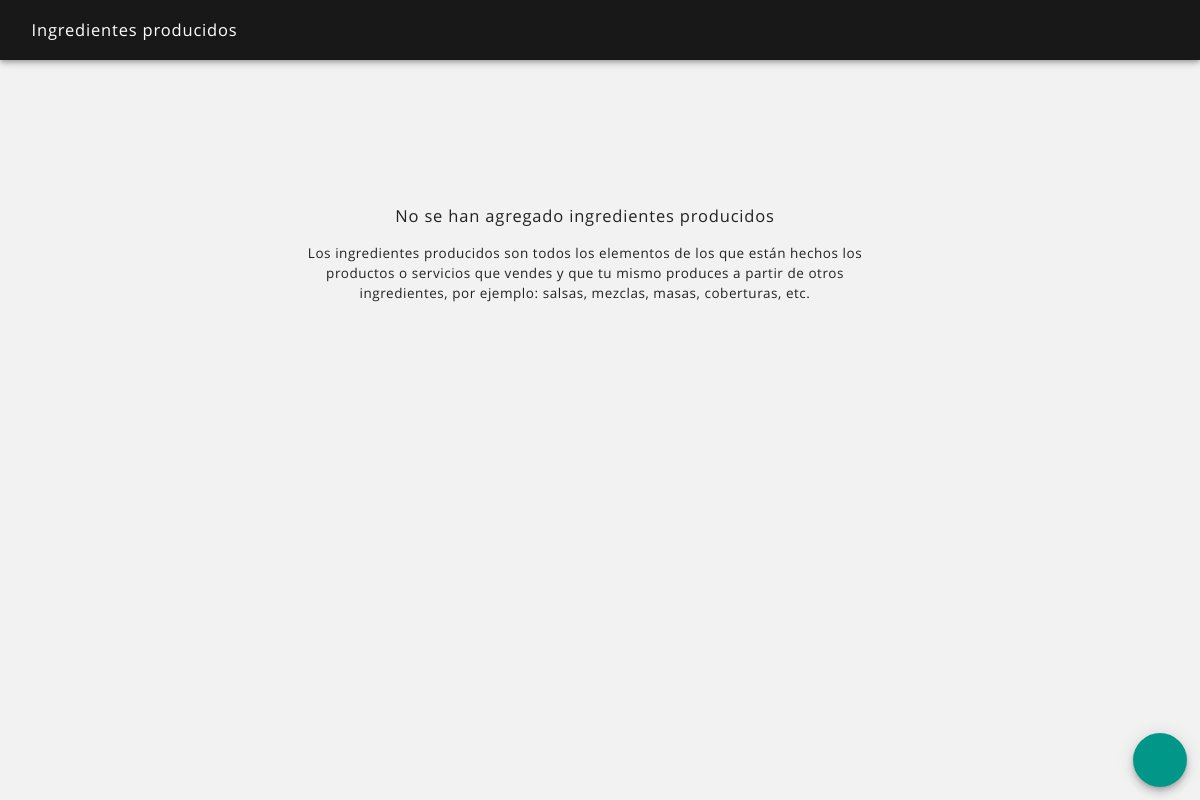
/ingredientes_producidos_ver.php (signed in), run on an earlier commit of the app's database.
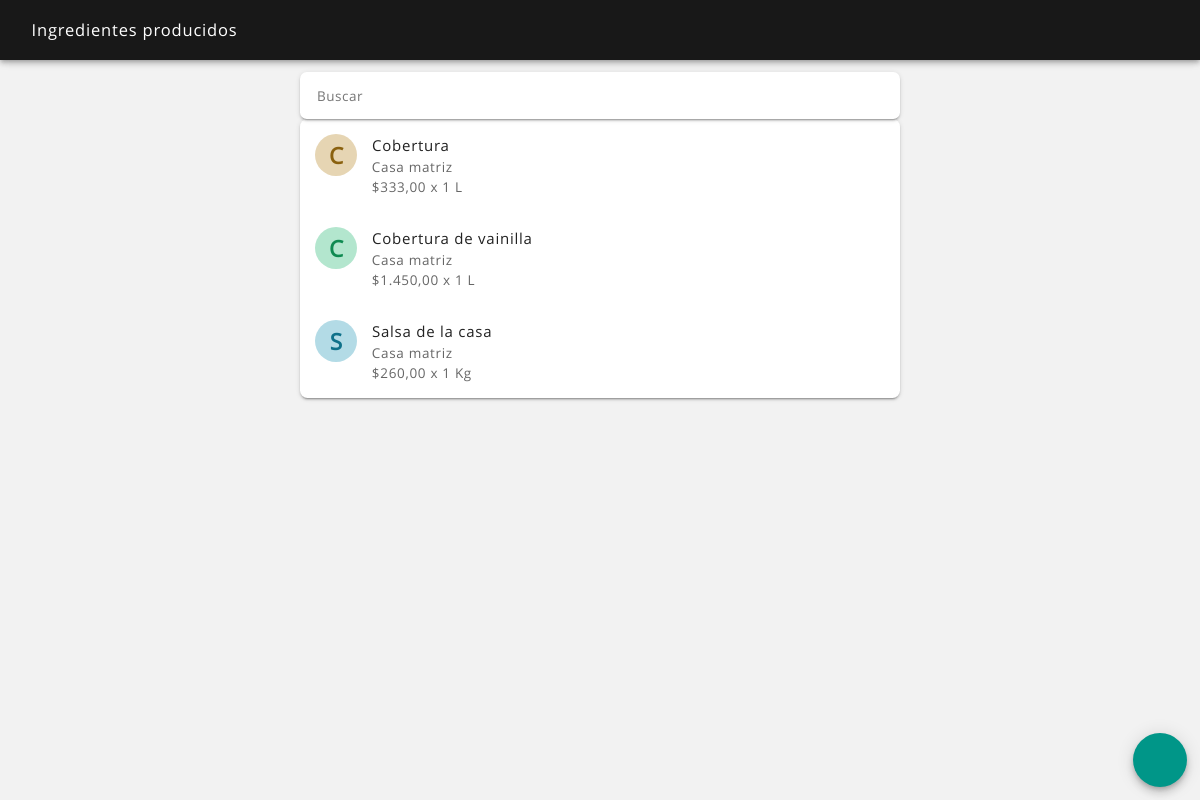
And on a later commit of the database.
### tables this page shows
CREATE TABLE `ingrediente` (
  `ingrediente_id` int(11) NOT NULL,
  `fecha_alta` datetime NOT NULL,
  `fecha_mod` datetime NOT NULL,
  `fecha_baja` datetime NOT NULL,
  `usuario_alta` int(11) NOT NULL,
  `usuario_mod` int(11) NOT NULL,
  `usuario_baja` int(11) NOT NULL,
  `estado` text NOT NULL,
  `ingrediente` text NOT NULL,
  `tipo` text NOT NULL,
  `unidad_minima` text NOT NULL,
  `unidad_compra` text NOT NULL,
  `costo_unidad_minima` text NOT NULL,
  `costo_unidad_compra` text NOT NULL,
  `preparacion` text NOT NULL,
  `cantidad_unidad_compra` text NOT NULL,
  `proveedor_id` int(11) NOT NULL,
  `productor_id` text NOT NULL
);

CREATE TABLE `productor` (
  `productor_id` int(11) NOT NULL,
  `fecha_alta` datetime NOT NULL,
  `fecha_mod` datetime NOT NULL,
  `fecha_baja` datetime NOT NULL,
  `usuario_alta` int(11) NOT NULL,
  `usuario_mod` int(11) NOT NULL,
  `usuario_baja` int(11) NOT NULL,
  `estado` text NOT NULL,
  `productor` text NOT NULL,
  `documento_tipo` text NOT NULL,
  `documento_numero` text NOT NULL,
  `tipo` text NOT NULL,
  `correo` text NOT NULL,
  `contacto` text NOT NULL,
  `telefono` text NOT NULL,
  `direccion` text NOT NULL,
  `cuenta_bancaria` text NOT NULL,
  `imagen` text NOT NULL,
  `imagen_nombre` text NOT NULL
);

### sis/avatar_color.php (called while the page is built)
<?php
$pla = ord(strtolower($avatar_nombre[0]));
$ula = ord(substr($avatar_nombre, -1));
$lca = strlen($avatar_nombre);
$sca = $pla + $ula + $lca + $avatar_id;
$sca = $sca << 5;
$ab_hue = $sca;
$ab_sat = "50%";
$ab_lig = "80%";
$at_hue = $sca;
$at_sat = "80%";
$at_lig = "30%";
?>

### ingredientes_producidos_ver.php (the view, shortened to what this page needs)
<?php
include ("sis/nombre_sesion.php");
?>
<?php
if(isset($_POST['busqueda'])) $busqueda = $_POST['busqueda']; elseif(isset($_GET['busqueda'])) $busqueda = $_GET['busqueda']; else $busqueda = null;
if(isset($_POST['body_snack'])) $body_snack = $_POST['body_snack']; elseif(isset($_GET['body_snack'])) $body_snack = $_GET['body_snack']; else $body_snack = null;
?>
<!DOCTYPE html>
<html lang="es">
<head>
    <?php
    include ("partes/head.php");
    ?>
</head>
<body <?php echo $body_snack; ?>>
<header class="rdm-toolbar--contenedor">
    <div class="rdm-toolbar--fila">
        <div class="rdm-toolbar--izquierda">
            <h2 class="rdm-toolbar--titulo">Ingredientes producidos</h2>
        </div>
    </div>
</header>
<main class="rdm--contenedor-toolbar">
    <?php
    $consulta = $conexion->query("SELECT * FROM ingrediente WHERE tipo = 'producido' and estado = 'activo' ORDER BY ingrediente");
    if ($consulta->num_rows == 0)
    {
        ?>
        <div class="rdm-vacio--caja">
            <p class="rdm-tipografia--subtitulo1">No se han agregado ingredientes producidos</p>
            <p class="rdm-tipografia--cuerpo1--margen-ajustada">Los ingredientes producidos son todos los elementos de los que están hechos los productos o servicios que vendes y que tu mismo produces a partir de otros ingredientes, por ejemplo: salsas, mezclas, masas, coberturas, etc.</p>
        </div>
        <?php
    }
    else
    {   ?>
        <input type="search" name="busqueda" id="busqueda" value="<?php echo "$busqueda"; ?>" placeholder="Buscar" maxlength="30" autofocus autocomplete="off" onKeyUp="buscar();" onFocus="buscar();" />
        <section class="rdm-lista">
        <?php
        while ($fila = $consulta->fetch_assoc())
        {
            $ingrediente_producido_id = $fila['ingrediente_id'];
            $ingrediente = $fila['ingrediente'];
            $unidad_compra = $fila['unidad_compra'];
            $cantidad_unidad_compra = $fila['cantidad_unidad_compra'];
            $productor_id = $fila['productor_id'];
            $avatar_id = $ingrediente_producido_id;
            $avatar_nombre = "$ingrediente";
            include ("sis/avatar_color.php");
            $imagen = '<div class="rdm-lista--avatar-color" style="background-color: hsl('.$ab_hue.', '.$ab_sat.', '.$ab_lig.'); color: hsl('.$at_hue.', '.$at_sat.', '.$at_lig.');"><span class="rdm-lista--avatar-texto">'.strtoupper(substr($avatar_nombre, 0, 1)).'</span></div>';
            $consulta2 = $conexion->query("SELECT * FROM productor WHERE productor_id = $productor_id");
            if ($filas2 = $consulta2->fetch_assoc())
            {
                $productor = $filas2['productor'];
            }
            else
            {
                $productor = "";
            }
            $consulta_costo = $conexion->query("SELECT * FROM ingrediente_producido_composicion WHERE ingrediente_producido_id = '$ingrediente_producido_id' ORDER BY fecha_alta DESC");
            if ($consulta_costo->num_rows != 0)
            {
                $composicion_costo = 0;
                while ($fila = $consulta_costo->fetch_assoc())
                {
                    $cantidad = $fila['cantidad'];
                    $ingrediente_id = $fila['ingrediente_id'];
                    $consulta2 = $conexion->query("SELECT * FROM ingrediente WHERE ingrediente_id = $ingrediente_id");
                    if ($filas2 = $consulta2->fetch_assoc())
                    {
                        $costo_unidad_minima_c = $filas2['costo_unidad_minima'];
                    }
                    else
                    {
                        $unidad_minima_c = "unid";
                        $costo_unidad_minima_c = 0;
                    }
                    $ingrediente_costo = $costo_unidad_minima_c * $cantidad;
                    $composicion_costo = $composicion_costo + $ingrediente_costo;
                }
                $costo_valor = $composicion_costo;
            }
            else
            {
                $costo_valor = 0;
            }
            ?>
            <a href="ingredientes_producidos_detalle.php?ingrediente_producido_id=<?php echo "$ingrediente_producido_id"; ?>">
                <article class="rdm-lista--item-doble">
                    <div class="rdm-lista--izquierda">
                        <div class="rdm-lista--contenedor">
                            <?php echo "$imagen"; ?>
                        </div>
                        <div class="rdm-lista--contenedor">
                            <h2 class="rdm-lista--titulo"><?php echo ucfirst($ingrediente); ?></h2>
                            <h2 class="rdm-lista--texto-secundario"><?php echo ucfirst($productor); ?></h2>
                            <h2 class="rdm-lista--texto-secundario">$<?php echo number_format($costo_valor, 2, ",", "."); ?> x <?php echo ($cantidad_unidad_compra); ?> <?php echo ucfirst($unidad_compra); ?></h2>
                        </div>
                    </div>
                </article>
            </a>
        <?php
        }
        ?>
        </section>
    <?php
    }
    ?>
</main>
<footer>
    <a href="ingredientes_producidos_agregar.php"><button class="rdm-boton--fab" ><i class="zmdi zmdi-plus zmdi-hc-2x"></i></button></a>
</footer>
</body>
</html>

### partes/head.php (shortened to what this page needs)
<link rel="stylesheet" href="css/normalize.css" />
<link rel="stylesheet" href="css/estilos.css">

### css/estilos.css (style rules this page uses)
body { background-color: rgba(0, 0, 0, 0.05); color: #222; font-family: Product Sans; font-size: 15px; font-weight: 300; margin: 0; }
a { color: inherit; text-decoration: none; outline: none; }
.rdm--contenedor-toolbar, .rdm--contenedor-toolbar-tabs { box-sizing: border-box; margin: 0 auto; max-width: 600px; width: 95%; margin-top: 4.5rem; }
.rdm--contenedor-toolbar, .rdm--contenedor-zona { box-sizing: border-box; margin: 0 auto; max-width: 600px; width: 95%; margin-top: 4.5rem; }

### css/toolbar.css (style rules this page uses)
.rdm-toolbar--contenedor { box-shadow: 0 2px 4px -1px rgba(0,0,0,.2), 0 4px 5px 0 rgba(0,0,0,.14), 0 1px 10px 0 rgba(0,0,0,.12); box-sizing: border-box; color: #fff; left: 0; position: fixed; top: 0; width: 100%; z-index: 1; }
.rdm-toolbar--fila, .rdm-toolbar--fila-tab { background-color: rgba(0,0,0,0.9); align-items: center; display: flex; justify-content: space-between; padding: 1em; height: 2em; }
.rdm-toolbar--izquierda, .rdm-toolbar--centro, .rdm-toolbar--derecha { display: flex; align-items: center; }
.rdm-toolbar--titulo, .rdm-toolbar--titulo-centro, .rdm-toolbar--texto-secundario { font-size: 1.1em; font-weight: 500; letter-spacing: 0.05em; line-height: 1.5em; margin: 0 0 0 1em; max-width: 240px; white-space: nowrap; overflow: hidden; text-overflow: ellipsis; }

### css/botones.css (style rules this page uses)
button { border-radius: 0.5em; border: none; box-shadow: 0 3px 1px -2px rgba(0,0,0,.2), 0 2px 2px 0 rgba(0,0,0,.14), 0 1px 5px 0 rgba(0,0,0,.12); box-sizing: border-box; color: #fff; display: inline-block; font-family: Product Sans; font-size: 0.9em; font-weight: 600; letter-spacing: 0.05em; outline: none; padding: 1em 1em 0.9em 1em; text-align: center; text-decoration: none; text-transform: uppercase; transition: all 0.3s ease; vertical-align: middle; cursor: pointer; }
.rdm-boton--fab { background-color: #009688; border-radius: 50%; bottom: 1em; box-shadow: 0 3px 5px -1px rgba(0,0,0,.2), 0 6px 10px 0 rgba(0,0,0,.14), 0 1px 18px 0 rgba(0,0,0,.12); height: 4em; position: fixed; right: 1em; width: 4em; z-index: 200; }

### css/listas.css (style rules this page uses)
.rdm-lista, .rdm-lista-sencillo, .rdm-lista-amplio, .rdm-lista-amplia, .rdm-lista--porcentaje { background-color: #fff; box-shadow: 0px 3px 1px -2px rgba(0, 0, 0, 0.2), 0px 2px 2px 0px rgba(0, 0, 0, 0.14), 0px 1px 5px 0px rgba(0, 0, 0, 0.12); box-sizing: border-box; margin: 0 auto; margin-bottom: 1em; width: 100%; border-radius: 0.5em; }
.rdm-lista--item-doble { align-items: flex-start; display: flex; justify-content: space-between; padding: 1em; }
.rdm-lista--izquierda, .rdm-lista--izquierda-sencillo, .rdm-lista--derecha { display: flex; }
.rdm-lista--contenedor { display: inline-block; }
.rdm-lista--avatar-color { align-items: center; border-radius: 50%; box-sizing: border-box; color: rgba(255,255,255,1); display: inline-flex; font-size: 1em; justify-content: center; line-height: normal; text-align: center; font-weight: bold; height: 2.8em; width: 2.8em; padding: 0em; }
.rdm-lista--avatar-texto { font-size: 1.5em; }
.rdm-lista--titulo, .rdm-lista--texto-secundario, .rdm-lista--texto-valor, .rdm-lista--titulo-amplio, .rdm-lista--mensaje, .rdm-lista--texto-secundario-porcentaje, .rdm-lista--texto-valor-porcentaje, .rdm-lista--texto-porcentaje, .rdm-lista--titulo-porcentaje, .rdm-lista--texto-unidad { font-size: 1em; font-weight: 400; letter-spacing: 0.05em; line-height: 1.5em; margin: 0 0 0 1em; }
.rdm-lista--texto-secundario { color: rgba(0, 0, 0, 0.6); line-height: 1.5em; font-size: 0.9em; margin: 0 0 0 1.1em; }

### css/formularios.css (style rules this page uses)
input, button, textarea { appearance: none; outline: none; -webkit-appearance: none; }
input, select, textarea { font-family: Product Sans; appearance: none; background: none; border: none; border-top: 0.2em solid rgba(0, 0, 0, 0); border-bottom: 0.1em solid rgba(0, 0, 0, 0.12); box-sizing: border-box; color: #222; color: rgba(0, 0, 0, 0.9); font-size: 0.9em; font-weight: 400; letter-spacing: 0.04em; line-height: 1.5; margin: 0; padding: 0.3em 0em 0.4em 0em; width: 100%; outline:0px; transition: all 0.2s ease; }
input[type=search] { appearance: none; box-sizing: border-box; background-color: #fff; border: none; box-shadow: 0px 3px 1px -2px rgba(0, 0, 0, 0.2), 0px 2px 2px 0px rgba(0, 0, 0, 0.14), 0px 1px 5px 0px rgba(0, 0, 0, 0.12); width: 100%; -webkit-appearance: none; padding: 1em 1.25em; outline:0px; border-radius: 0.5em; }
input[type="search"] { -webkit-appearance: none; }

### css/vacio.css (style rules this page uses)
.rdm-vacio--caja { display: flex; flex-direction: column; justify-content: center; align-items: center; height: 350px; box-sizing: border-box; text-align: center; width: 95% }

What changed in the data, as far as the page shows it:
added ingrediente: ingrediente "C", ingrediente "Cobertura", productor.productor "Casa matriz", costo_valor "333,00", cantidad_unidad_compra "1", unidad_compra "L"
added ingrediente: ingrediente "C", ingrediente "Cobertura de vainilla", productor.productor "Casa matriz", costo_valor "1.450,00", cantidad_unidad_compra "1", unidad_compra "L"
added ingrediente: ingrediente "S", ingrediente "Salsa de la casa", productor.productor "Casa matriz", costo_valor "260,00", cantidad_unidad_compra "1", unidad_compra "Kg"
Also different on the page:
text no longer shown: "No se han agregado ingredientes producidos Los ingredientes producidos son todos los elementos de los que están hechos los productos o servicios que vendes y que tu mismo produces a partir de otros ingredientes, por ejemplo: salsas, mezclas, masas, coberturas, etc."
